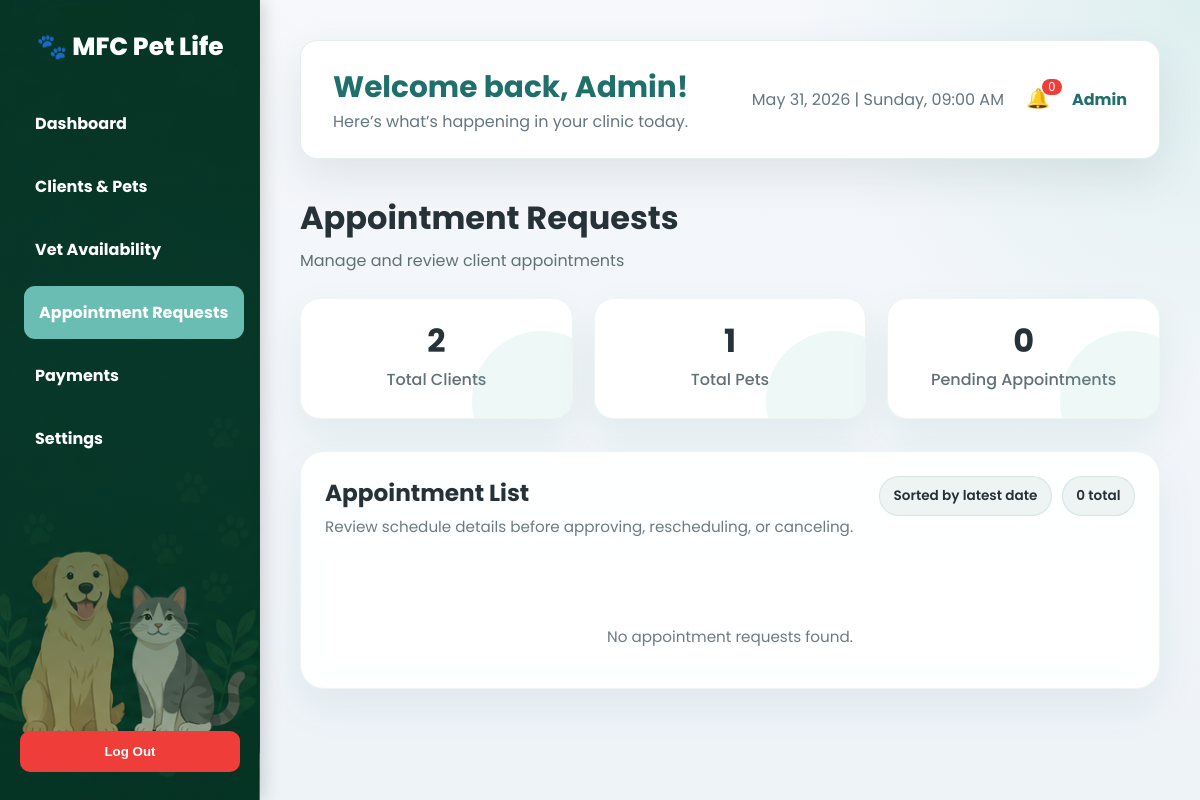
Before: /appointment-requests/ (signed in) with the older database file.
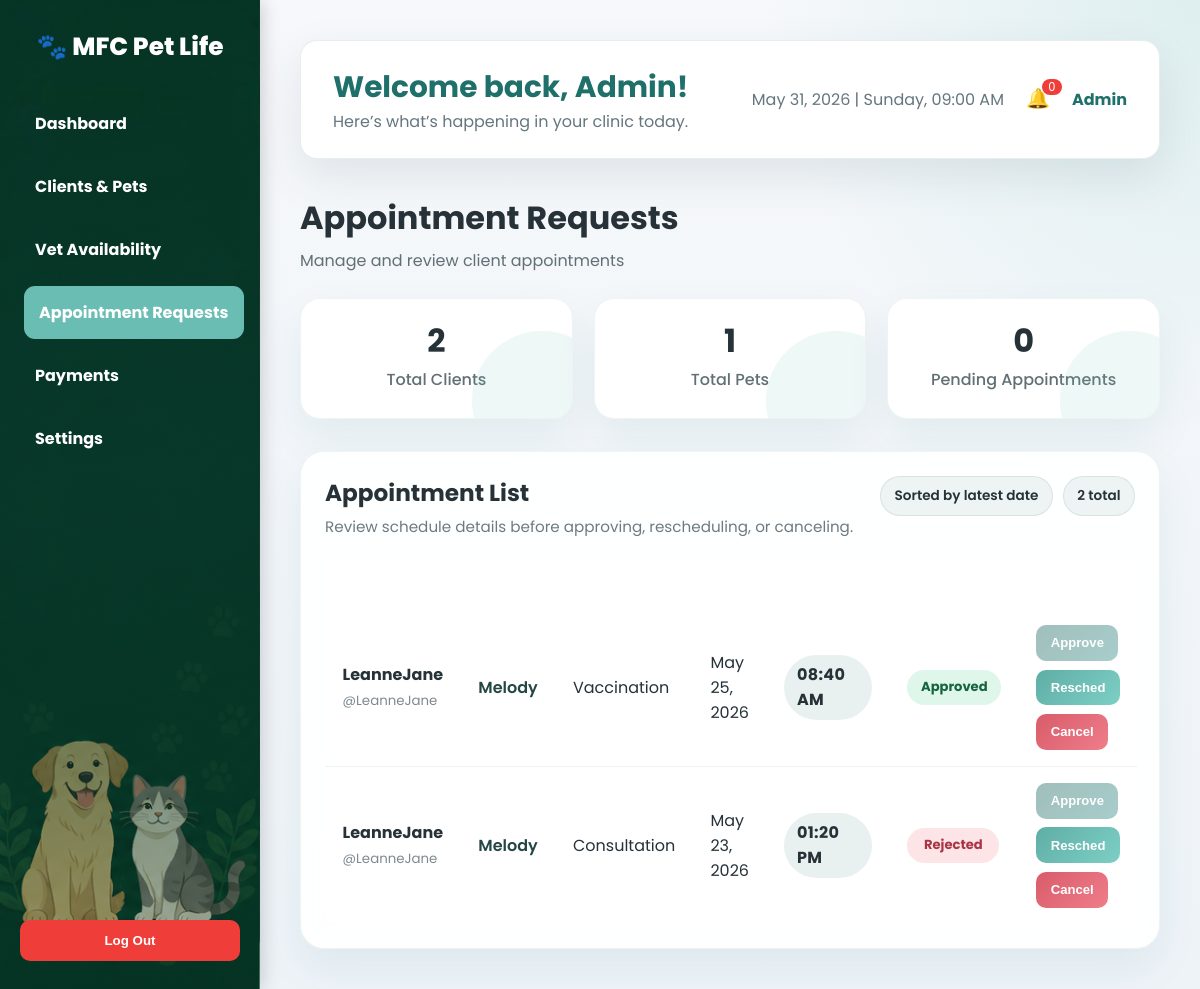
After: the same page with the newer database file.
### main/models.py (models this page shows, shortened)
class Appointment(models.Model):
    APPOINTMENT_TYPES = [
        ('Vaccination', 'Vaccination'),
        ('Grooming', 'Grooming'),
        ('Check-up', 'Check-up'),
        ('Consultation', 'Consultation'),
    ]
    STATUS_CHOICES = [
        ('Pending', 'Pending'),
        ('Approved', 'Approved'),
        ('Rejected', 'Rejected'),
    ]
    PAYMENT_STATUS = [
        ('Unpaid', 'Unpaid'),
        ('Paid', 'Paid'),
    ]
    user = models.ForeignKey(User, on_delete=models.CASCADE)
    pet = models.ForeignKey(
        Pet,
        on_delete=models.SET_NULL,
        null=True,
        blank=True,
        related_name='appointments'
    )
    date = models.DateField()
    time = models.TimeField()
    appointment_type = models.CharField(
        max_length=20,
        choices=APPOINTMENT_TYPES
    )
    notes = models.TextField(blank=True)
    status = models.CharField(
        max_length=20,
        choices=STATUS_CHOICES,
        default='Pending'
    )
    payment_status = models.CharField(
        max_length=10,
        choices=PAYMENT_STATUS,
        default='Unpaid'
    )
    created_at = models.DateTimeField(auto_now_add=True)
    class Meta:
        ordering = ['date', 'time']

class Pet(models.Model):
    owner = models.ForeignKey(User, on_delete=models.CASCADE)
    name = models.CharField(max_length=100)
    species = models.CharField(max_length=50)
    breed = models.CharField(max_length=100, blank=True, null=True)
    gender = models.CharField(max_length=10)
    color = models.CharField(max_length=50, blank=True, null=True)
    birthday = models.DateField(blank=True, null=True)
    age = models.PositiveIntegerField(default=0)
    weight = models.DecimalField(max_digits=5, decimal_places=2, blank=True, null=True)
    image = models.ImageField(upload_to='pets/', blank=True, null=True)
    is_active = models.BooleanField(default=True)  # Soft-delete flag

### main/views.py (the view)
# urls.py: path('appointment-requests/', views.appointment_requests, name='appointment_requests'),
def appointment_requests(request):
    if not request.user.is_authenticated:
        return redirect('login')
    if not request.user.is_staff:
        return HttpResponseForbidden("Staff access only.")
    appointments = Appointment.objects.select_related('user', 'pet').all().order_by('-date', 'time')
    total_users = User.objects.filter(is_staff=False).count()
    total_pets = Pet.objects.count()
    total_appointments = appointments.count()
    pending_appointments_total = Appointment.objects.filter(status='Pending').count()
    pending_appointments = Appointment.objects.filter(status='Pending').order_by('-created_at')[:3]
    notifications = [
        f"Pending appointment for {appointment.pet.name} on {appointment.date} at {appointment.time.strftime('%I:%M %p')}"
        for appointment in pending_appointments
        if appointment.pet and appointment.time
    ]
    context = {
        'appointments': appointments,
        'total_users': total_users,
        'total_pets': total_pets,
        'total_appointments': total_appointments,
        'pending_appointments_total': pending_appointments_total,
        'notif_count': len(notifications),
        'notifications': notifications,
    }
    return render(request, 'admin/appointment_requests.html', context)

### main/templates/admin/appointment_requests.html (shortened to what the changed rows need)
{% load static %}
<!DOCTYPE html>
<html lang="en">
<head>
    <link rel="stylesheet" href="{% static 'css/admin/admin_dashboard.css' %}?v=admin-remodel-7">
    <link rel="stylesheet" href="{% static 'css/admin/appointment_list.css' %}?v=admin-remodel-7">
</head>
<body>
<div class="sidebar">
    <div>
        <h2>🐾 MFC Pet Life</h2>
    </div>
    </div>
<div class="main-content">
    <header class="topnav-box">
            <div class="topnav-left">
                <h1>Welcome back, Admin! </h1>
            </div>
        </header>
    <div class="dashboard-header">
        <h1>Appointment Requests</h1>
    </div>
    <div class="card-container">
        <div class="card">
            <h2>{{ total_users }}</h2>
        </div>
        <div class="card">
            <h2>{{ total_pets }}</h2>
        </div>
        <div class="card">
            <h2>{{ pending_appointments_total }}</h2>
        </div>
    </div>
    <div class="table-container">
        <div class="table-header">
            <div>
                <h2>Appointment List</h2>
            </div>
            <div class="table-meta">
                <span class="meta-chip">Sorted by latest date</span>
                <span class="meta-chip">{{ total_appointments }} total</span>
            </div>
        </div>
        <table class="data-table">
            <thead>
                <tr>
                    <th>Client</th>
                    <th>Pet</th>
                    <th>Service</th>
                    <th>Date</th>
                    <th>Time</th>
                    <th>Status</th>
                    <th>Actions</th>
                </tr>
            </thead>
            <tbody>
            {% for a in appointments %}
                <tr>
                    <td>
                        <strong>
                            {% if a.user.first_name or a.user.last_name %}
                                {{ a.user.first_name }} {{ a.user.last_name }}
                            {% else %}
                                {{ a.user.username }}
                            {% endif %}
                        </strong><br>
                        <small>@{{ a.user.username }}</small>
                    </td>
                    <td>
                        {% if a.pet %}
                            <span class="pet-name">{{ a.pet.name }}</span>
                        {% else %}
                            <span class="muted">Deleted pet</span>
                        {% endif %}
                    </td>
                    <td>{{ a.appointment_type }}</td>
                    <td>{{ a.date|date:"M d, Y" }}</td>
                    <td>
                        <span class="time-pill">{{ a.time|time:"h:i A" }}</span>
                    </td>
                    <td>
                        <span class="status {{ a.status|lower }}">
                            {{ a.status }}
                        </span>
                    </td>
                    <td class="action-buttons">
                        <button class="btn approve"
                                onclick="confirmAction('approve', {{ a.id }})"
                                {% if a.status != 'Pending' %}disabled{% endif %}>
                            Approve
                        </button>
                        <button class="btn resched"
                                onclick="openReschedule({{ a.id }})"
                                {% if a.status == 'Cancelled' %}disabled{% endif %}>
                            Resched
                        </button>
                        <button class="btn cancel"
                                onclick="confirmAction('cancel', {{ a.id }})"
                                {% if a.status == 'Cancelled' %}disabled{% endif %}>
                            Cancel
                        </button>
                    </td>
                </tr>
            {% empty %}
                <tr>
                    <td colspan="7" class="empty-state">
                        No appointment requests found.
                    </td>
                </tr>
            {% endfor %}
            </tbody>
        </table>
    </div>
</div>
</body>
</html>

Changed rows visible on the page:
added Appointment: user.username "LeanneJane", pet.name "Melody", appointment_type "Vaccination", date "May 25, 2026", time "08:40 AM", status "Approved"
added Appointment: user.username "LeanneJane", pet.name "Melody", appointment_type "Consultation", date "May 23, 2026", time "01:20 PM", status "Rejected"
Other visible differences:
{{ total_appointments }}: "0" → "2"
text no longer shown: "No appointment requests found."
